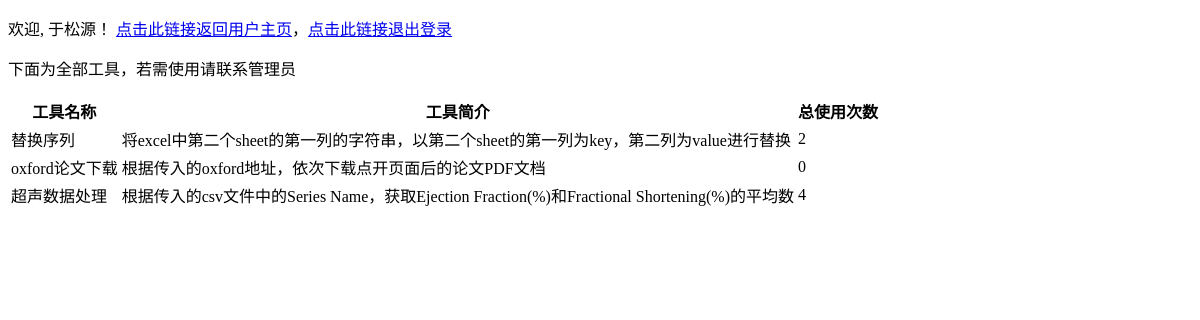
Page /all_tools (signed in) on the earlier database version.
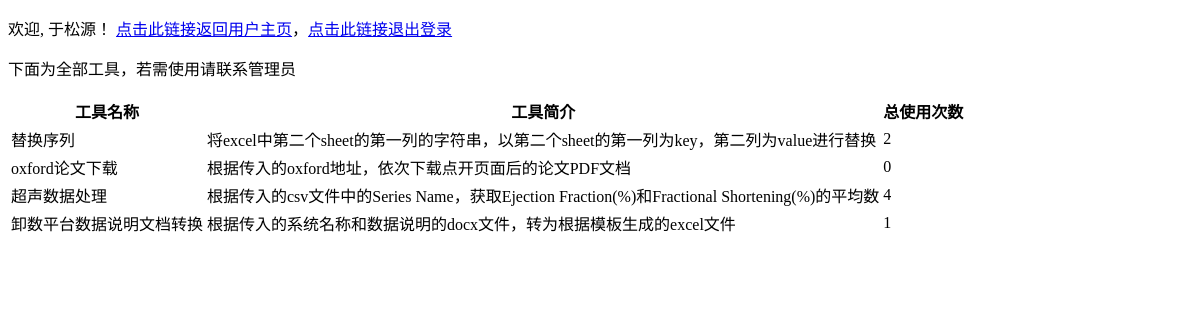
Same page on the later database version.
### tables this page shows
CREATE TABLE "sys_user"
(
	id integer not null
		constraint sys_user_pk
			primary key autoincrement,
	name varchar not null,
	username varchar not null,
	password varchar not null,
	status varchar default 'NORMAL' not null
);

CREATE TABLE "sys_tool"
(
	id integer not null
		constraint sys_tools_pk
			primary key autoincrement,
	name varchar not null,
	desc varchar,
	tool_file_name varchar not null,
	use_total_times int default 0 not null
);

### src/sys/service/tool_service.py (the view)
@login_required
def all_tools():
    return render_template("all_tools.html", user=current_user, tools=tool_dao.get_all_tools())

### src/sys/dao/tool_dao.py (called while the page is built)
def get_all_tools() -> list:
    return list(map(lambda result: Tool(**result), fetch_all(
        "select id, name, desc, tool_file_name, use_total_times from sys_tool ",
        []
    )))

### src/sys/dao/user_dao.py (called while the page is built)
def get_by_id(id: int):
    user: dict = fetch_one("select id, name, username, status from sys_user where id=? ", [id])
    if user:
        return User(**user)
    else:
        return None

### src/sys/service/user_service.py (called while the page is built)
def load_user(user_id):
    user = user_dao.get_by_id(user_id)
    return user if user else None

### src/util/sqlite_util.py (called while the page is built)
def __dict_factory(cursor, row):
    d = {}
    for idx, col in enumerate(cursor.description):
        d[col[0]] = row[idx]
    return d

def __get_conn():
    conn = sqlite3.connect(db_file_path)
    conn.row_factory = __dict_factory
    return conn

def fetch_one(sql: str, param: list) -> dict:
    return __get_conn().execute(sql, param).fetchone()

def fetch_all(sql: str, param: list) -> list:
    return __get_conn().execute(sql, param).fetchall()

### templates/all_tools.html (shortened to what this page needs)
<!DOCTYPE html>
<html lang="en">
<head>
</head>
<body>
<div>
    <p>欢迎, {{ user.name }}！ <a href="/user_home">点击此链接返回用户主页</a>，<a href="/logout">点击此链接退出登录</a></p>
</div>
<div>
    <p>下面为全部工具，若需使用请联系管理员</p>
    <table>
        <thead>
        <tr>
            <th>工具名称</th>
            <th>工具简介</th>
            <th>总使用次数</th>
        </tr>
        </thead>
        <tbody>
        {% for tool in tools %}
            <tr>
                <td>{{ tool.name }}</td>
                <td>{{ tool.desc }}</td>
                <td>{{ tool.use_total_times }}</td>
            </tr>
        {% endfor %}
        </tbody>
    </table>
</div>
</body>
</html>

Differences in the rows shown:
added sys_tool: name "卸数平台数据说明文档转换", desc "根据传入的系统名称和数据说明的docx文件，转为根据模板生成的excel文件", use_total_times "1"
